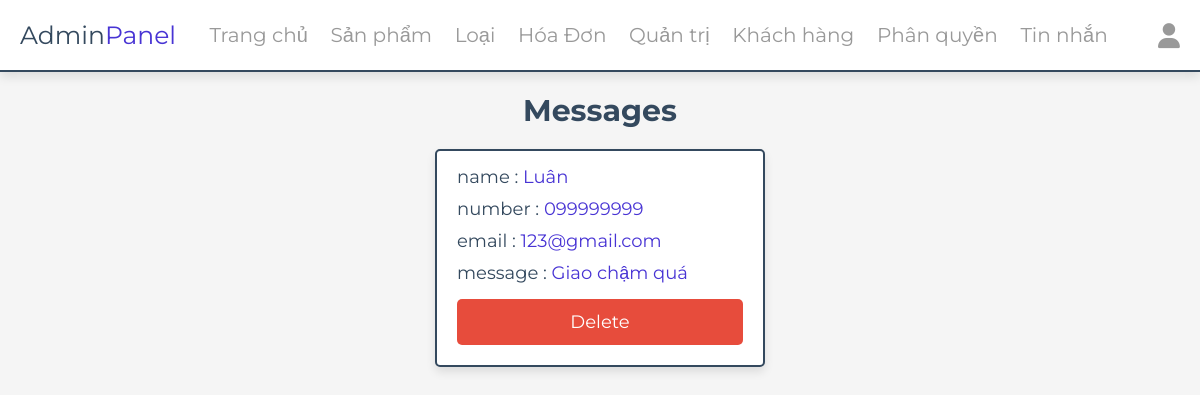
/admin/messages.php (signed in), run on the app's committed database.
### tables this page shows
CREATE TABLE `messages` (
  `id` int(100) NOT NULL,
  `user_id` int(100) NOT NULL,
  `name` varchar(100) NOT NULL,
  `email` varchar(100) NOT NULL,
  `number` varchar(12) NOT NULL,
  `message` varchar(500) NOT NULL
);

### admin/messages.php (the view, shortened to what this page needs)
<?php
include '../components/connect.php';
?>
<!DOCTYPE html>
<html lang="en">
<head>
   <link rel="stylesheet" href="https://cdnjs.cloudflare.com/ajax/libs/font-awesome/6.1.1/css/all.min.css">
   <link rel="stylesheet" href="../css/admin_style.css">
</head>
<body>
<?php include '../components/admin_header.php' ?>
<section class="messages">
   <h1 class="heading">messages</h1>
   <div class="box-container">
   <?php
      $select_messages = $conn->prepare("SELECT * FROM `messages`");
      $select_messages->execute();
      if($select_messages->rowCount() > 0){
         while($fetch_messages = $select_messages->fetch(PDO::FETCH_ASSOC)){
   ?>
   <div class="box">
      <p> name : <span><?= $fetch_messages['name']; ?></span> </p>
      <p> number : <span><?= $fetch_messages['number']; ?></span> </p>
      <p> email : <span><?= $fetch_messages['email']; ?></span> </p>
      <p> message : <span><?= $fetch_messages['message']; ?></span> </p>
      <a href="messages.php?delete=<?= $fetch_messages['id']; ?>" class="delete-btn" onclick="return confirm('delete this message?');">delete</a>
   </div>
   <?php
         }
      }else{
         echo '<p class="empty">you have no messages</p>';
      }
   ?>
   </div>
</section>
</body>
</html>

### css/admin_style.css (style rules this page uses)
:root { --main-color:#4834d4; --red:#e74c3c; --orange:#f39c12; --black:#34495e; --white:#fff; --light-bg:#f5f5f5; --light-color:#999; --border:.2rem solid var(--black); --box-shadow:0 .5rem 1rem rgba(0,0,0,.1); }
* { font-family: 'Montserrat', sans-serif; margin:0; padding:0; box-sizing: border-box; text-decoration: none; outline: none; border:none; }
html { font-size: 62.5%; overflow-x: hidden; }
body { background-color: var(--light-bg); }
section { max-width: 1200px; margin:0 auto; padding:2rem; }
.btn, .delete-btn, .option-btn { display: block; margin-top: 1rem; border-radius: .5rem; cursor: pointer; width: 100%; font-size: 1.8rem; color:var(--white); padding:1.2rem 3rem; text-transform: capitalize; text-align: center; }
.delete-btn { background-color: var(--red); }
.heading { text-align: center; margin-bottom: 2rem; text-transform: capitalize; color:var(--black); font-size: 3rem; }
.messages .box-container { display: grid; grid-template-columns: repeat(auto-fit, 33rem); gap:1.5rem; justify-content: center; align-items: flex-start; }
.messages .box-container .box { background-color: var(--white); border-radius: .5rem; box-shadow: var(--box-shadow); border:var(--border); padding:2rem; padding-top: 1rem; }
.messages .box-container .box p { padding: .5rem 0; font-size: 1.8rem; color:var(--black); }
.messages .box-container .box p span { color:var(--main-color); }

### data on the page
messages: name "Luân", number "099999999", email "123@gmail.com", message "Giao chậm quá"
